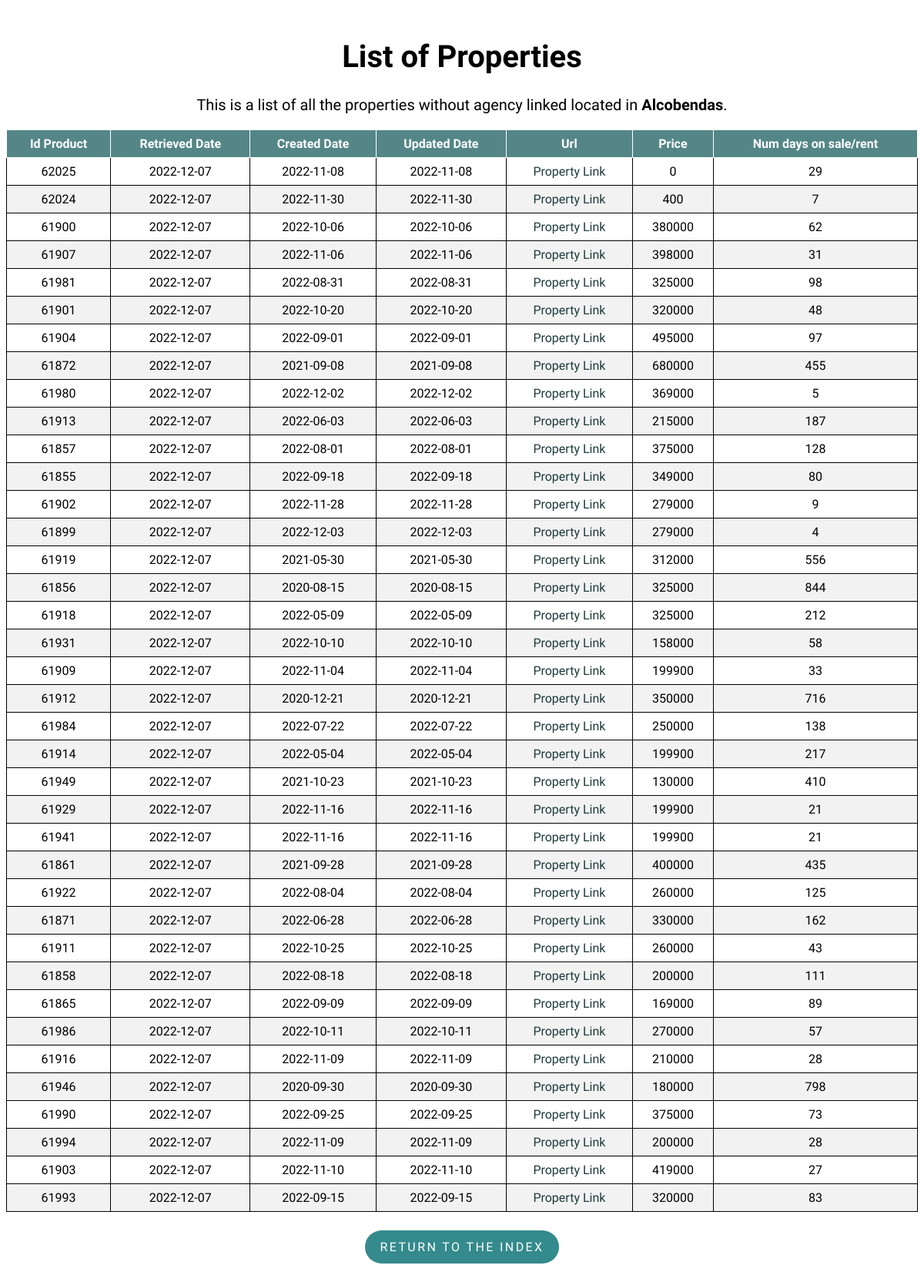
Page /property/Alcobendas on the committed database.
### flask-app/read_db.py (models this page shows)
class Property(db.Model):
    __tablename__ = 'properties'
    id_product = db.Column(db.Integer, primary_key=True)
    retrieved_date = db.Column(db.Date)
    created_date = db.Column(db.Date)
    url = db.Column(db.Text)
    mobile = db.Column(db.Integer)
    agency = db.Column(db.Text)
    real_estate_id = db.Column(db.Integer)
    price = db.Column(db.Integer)
    type_id = db.Column(db.Integer)
    trans_type_id = db.Column(db.Integer)
    location = db.Column(db.Text)
    num_days = db.Column(db.Integer)
    updated_date = db.Column(db.Date)

### flask-app/read_db.py (the view)
@app.route('/property/<location>', methods=['GET', 'POST'])
def property(location):
    properties = Property.query.filter_by(
        type_id=1, location=location).order_by(Property.url).distinct()
    return render_template('list.html', properties=properties, location=location)

### flask-app/templates/list.html (shortened to what this page needs)
<!DOCTYPE html>
<html lang="en">
<head>
    <link rel="stylesheet" type="text/css" href="{{ url_for('static', filename='styles/style.css') }}">
    <link rel="stylesheet" type="text/css" href="{{ url_for('static', filename='styles/tablesort.css') }}">
</head>
<body>
    <h1 class="list_header" style="font-size:40px;">List of Properties</h1>
    <p class="list_header" style="margin-top: 25px;font-size:20px;">This is a list of all the properties without agency linked located in
        <strong>{{ location }}</strong>.
    </p>
    <table class="table table-sortable">
        <thead>
            <tr>
                <th>Id Product</th>
                <th>Retrieved Date</th>
                <th>Created Date</th>
                <th>Updated Date</th>
                <th>Url</th>
                <th>Price</th>
                <th>Num days on sale/rent</th>
            </tr>
        </thead>
        <tbody>
            {% for property in properties %}
            <tr>
                <td>{{ property.id_product }}</td>
                <td>{{ property.retrieved_date }}</td>
                <td>{{ property.created_date }}</td>
                <td>{{ property.updated_date }}</td>
                <td>
                    <a class="property_link" href={{ property.url }}>Property Link</a>
                </td>
                <td><a>{{ property.price }}</a></td>
                <td>{{ property.num_days }}</td>
            </tr>
            {% endfor %}
        </tbody>
    </table>
    <div class = "btn_container">
        <p class="return_btn"><a class = "btn_link" href="{{ url_for('index') }}">Return to the index</a></p>
    </div>
</body>
</html>

### flask-app/static/styles/style.css (style rules this page uses)
body { font-family: 'Muli','Open Sans','Open Sans-fallback',sans-serif; }
table, th, td { border: 1px solid; }
table { width: 100%; border-collapse: collapse; }
th, td { text-align: center; padding: 8px; }
tr:nth-child(even) { background-color: #f2f2f2 }
th { background-color: rgb(84, 134, 135); color: white; }
.index_header, .list_header { margin-top: 50px; text-align: center; }
a.property_link { text-decoration: none; }
a.property_link:link, a.property_link:visited { color: rgb(28, 58, 58); }
.return_btn { display: inline-block; padding: .75rem 1.25rem; border-radius: 10rem; text-transform: uppercase; font-size: 1rem; letter-spacing: .15rem; transition: all .3s; position: relative; overflow: hidden; z-index: 1; background-color: rgb(52, 138, 140); }
.btn_link { text-decoration: none; color: #fff; }
.btn_container { margin-top: 8px; display: flex; justify-content: center; align-items: center; }

### flask-app/static/styles/tablesort.css (style rules this page uses)
.table-sortable th { cursor: pointer; }

### rows in the picture
Property: id_product "62025", retrieved_date "2022-12-07", created_date "2022-11-08", updated_date "2022-11-08", price "0", num_days "29"
Property: id_product "62024", retrieved_date "2022-12-07", created_date "2022-11-30", updated_date "2022-11-30", price "400", num_days "7"
Property: id_product "61900", retrieved_date "2022-12-07", created_date "2022-10-06", updated_date "2022-10-06", price "380000", num_days "62"
Property: id_product "61907", retrieved_date "2022-12-07", created_date "2022-11-06", updated_date "2022-11-06", price "398000", num_days "31"
Property: id_product "61981", retrieved_date "2022-12-07", created_date "2022-08-31", updated_date "2022-08-31", price "325000", num_days "98"
Property: id_product "61901", retrieved_date "2022-12-07", created_date "2022-10-20", updated_date "2022-10-20", price "320000", num_days "48"
Property: id_product "61904", retrieved_date "2022-12-07", created_date "2022-09-01", updated_date "2022-09-01", price "495000", num_days "97"
Property: id_product "61872", retrieved_date "2022-12-07", created_date "2021-09-08", updated_date "2021-09-08", price "680000", num_days "455"
Property: id_product "61980", retrieved_date "2022-12-07", created_date "2022-12-02", updated_date "2022-12-02", price "369000", num_days "5"
Property: id_product "61913", retrieved_date "2022-12-07", created_date "2022-06-03", updated_date "2022-06-03", price "215000", num_days "187"
Property: id_product "61857", retrieved_date "2022-12-07", created_date "2022-08-01", updated_date "2022-08-01", price "375000", num_days "128"
Property: id_product "61855", retrieved_date "2022-12-07", created_date "2022-09-18", updated_date "2022-09-18", price "349000", num_days "80"
Property: id_product "61902", retrieved_date "2022-12-07", created_date "2022-11-28", updated_date "2022-11-28", price "279000", num_days "9"
Property: id_product "61899", retrieved_date "2022-12-07", created_date "2022-12-03", updated_date "2022-12-03", price "279000", num_days "4"
Property: id_product "61919", retrieved_date "2022-12-07", created_date "2021-05-30", updated_date "2021-05-30", price "312000", num_days "556"
Property: id_product "61856", retrieved_date "2022-12-07", created_date "2020-08-15", updated_date "2020-08-15", price "325000", num_days "844"
Property: id_product "61918", retrieved_date "2022-12-07", created_date "2022-05-09", updated_date "2022-05-09", price "325000", num_days "212"
Property: id_product "61931", retrieved_date "2022-12-07", created_date "2022-10-10", updated_date "2022-10-10", price "158000", num_days "58"
Property: id_product "61909", retrieved_date "2022-12-07", created_date "2022-11-04", updated_date "2022-11-04", price "199900", num_days "33"
Property: id_product "61912", retrieved_date "2022-12-07", created_date "2020-12-21", updated_date "2020-12-21", price "350000", num_days "716"
Property: id_product "61984", retrieved_date "2022-12-07", created_date "2022-07-22", updated_date "2022-07-22", price "250000", num_days "138"
Property: id_product "61914", retrieved_date "2022-12-07", created_date "2022-05-04", updated_date "2022-05-04", price "199900", num_days "217"
Property: id_product "61949", retrieved_date "2022-12-07", created_date "2021-10-23", updated_date "2021-10-23", price "130000", num_days "410"
Property: id_product "61929", retrieved_date "2022-12-07", created_date "2022-11-16", updated_date "2022-11-16", price "199900", num_days "21"
Property: id_product "61941", retrieved_date "2022-12-07", created_date "2022-11-16", updated_date "2022-11-16", price "199900", num_days "21"
Property: id_product "61861", retrieved_date "2022-12-07", created_date "2021-09-28", updated_date "2021-09-28", price "400000", num_days "435"
Property: id_product "61922", retrieved_date "2022-12-07", created_date "2022-08-04", updated_date "2022-08-04", price "260000", num_days "125"
Property: id_product "61871", retrieved_date "2022-12-07", created_date "2022-06-28", updated_date "2022-06-28", price "330000", num_days "162"
Property: id_product "61911", retrieved_date "2022-12-07", created_date "2022-10-25", updated_date "2022-10-25", price "260000", num_days "43"
Property: id_product "61858", retrieved_date "2022-12-07", created_date "2022-08-18", updated_date "2022-08-18", price "200000", num_days "111"
Property: id_product "61865", retrieved_date "2022-12-07", created_date "2022-09-09", updated_date "2022-09-09", price "169000", num_days "89"
Property: id_product "61986", retrieved_date "2022-12-07", created_date "2022-10-11", updated_date "2022-10-11", price "270000", num_days "57"
Property: id_product "61916", retrieved_date "2022-12-07", created_date "2022-11-09", updated_date "2022-11-09", price "210000", num_days "28"
Property: id_product "61946", retrieved_date "2022-12-07", created_date "2020-09-30", updated_date "2020-09-30", price "180000", num_days "798"
Property: id_product "61990", retrieved_date "2022-12-07", created_date "2022-09-25", updated_date "2022-09-25", price "375000", num_days "73"
Property: id_product "61994", retrieved_date "2022-12-07", created_date "2022-11-09", updated_date "2022-11-09", price "200000", num_days "28"
Property: id_product "61903", retrieved_date "2022-12-07", created_date "2022-11-10", updated_date "2022-11-10", price "419000", num_days "27"
Property: id_product "61993", retrieved_date "2022-12-07", created_date "2022-09-15", updated_date "2022-09-15", price "320000", num_days "83"

### other values in the picture
{{ location }} "Alcobendas"
